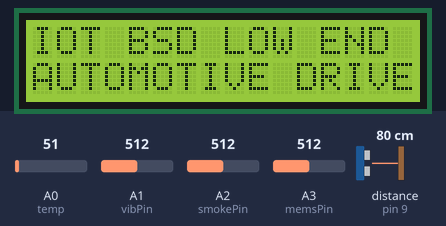
A sketch run on a simulated Arduino Leonardo, built with avr-gcc and run on an emulated ATmega32U4. Shown: 16×2 character LCD. Inputs (shaded band) come from the test bench; at power-on: A0 (temp) = 51, A1 (vibPin) = 512, A2 (smokePin) = 512, A3 (memsPin) = 512, distance to the obstacle (sensor on pin 9) 80 cm. The echo pulse lasts 58.3 µs per cm; WiFi joins after 1.5 s; servers stay silent unless stated; uploads are accepted with an empty reply; what the sketch prints to the serial monitor is not drawn.

Above: at 0.1 s.
At 2.6 s:
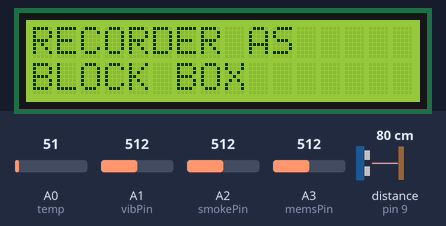
At 6.8 s:
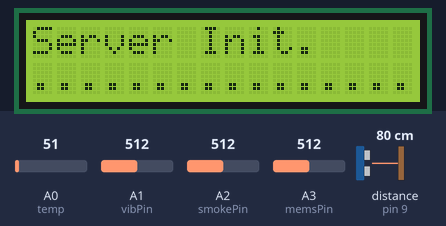
At 7.2 s:
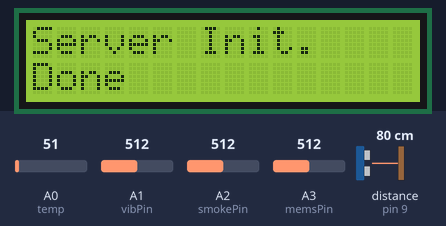
At 12.4 s:
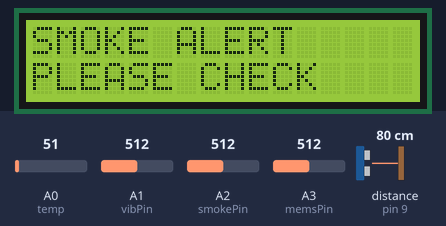
At 17.7 s:
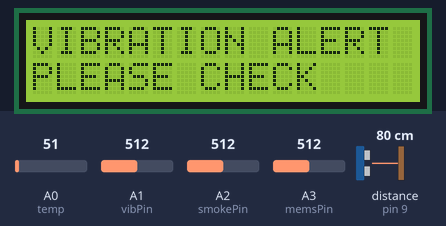

The sketch:

driver_block_box_scient.ino
```cpp
// http://projectsiot.xyz/IoTProjects/GreenHouse/upload.php?a=222&b=D&c=N&d=Y
// http://projectsiot.xyz/IoTProjects/GreenHouse/view.php


#include "WiFiEsp.h"
#include<String.h>
#include <LiquidCrystal.h>

// Emulate Serial1 on pins 6/7 if not present
#ifndef HAVE_HWSERIAL1
#include "SoftwareSerial.h"
SoftwareSerial Serial1(12, 13); // RX, TX
#endif

LiquidCrystal lcd (2,3,4,5,6,7);

#define temp A0
#define smokePin A2
#define vibPin A1
#define memsPin A3
#define trigPin 8
#define echoPin 9


long duration, distance,duration1,distance1;

float temp1=0.0;
unsigned temp2 = 0;
int smoke  = 0;
int mems = 0;
int vib = 0;

String S = "N";
String V = "N";
String M = "N";
String O = "N";


char ssid[] = "project12";            // your network SSID (name)
char pass[] = "project123456";        // your network password
int status = WL_IDLE_STATUS;     // the Wifi radio's status

char server[] = "projectsiot.xyz";

String A = "GET /IoTProjects/BlockBox/upload.php?a=";
String Z = " HTTP/1.1";
String iot = "\0";

// Initialize the Ethernet client object
WiFiEspClient client;

void setup()
{
  // initialize serial for debugging
  Serial.begin(9600);

  lcd.begin(16, 2);

pinMode(temp,INPUT);
pinMode(smokePin,INPUT);
pinMode(vibPin,INPUT);
pinMode(memsPin,INPUT);
pinMode(trigPin,OUTPUT);
pinMode(echoPin,INPUT);

 lcd.clear();
lcd.setCursor(0,0);
lcd.print("IOT BSD LOW END     ");
lcd.setCursor(0,1);
lcd.print("AUTOMOTIVE DRIVE");
delay(2500);

 lcd.clear();
lcd.setCursor(0,0);
lcd.print("RECORDER AS       ");
lcd.setCursor(0,1);
lcd.print("BLOCK BOX         ");
delay(2500);

  lcd.clear();
lcd.setCursor(0,0);
lcd.print(" CONNECTING  TO ");
lcd.setCursor(0,1);
lcd.print(ssid);
delay(200);

  // initialize serial for ESP module
  Serial1.begin(9600);
  // initialize ESP module
  WiFi.init(&Serial1);

  // check for the presence of the shield
  if (WiFi.status() == WL_NO_SHIELD) {
    Serial.println(F("WiFi shield not present"));
    // don't continue
    while (true);
  }

  // attempt to connect to WiFi network
  while ( status != WL_CONNECTED) {
    Serial.print(F("Attempting to connect to WPA SSID: "));
    Serial.println(ssid);
    // Connect to WPA/WPA2 network
    status = WiFi.begin(ssid, pass);
  }

  // you're connected now, so print out the data
  Serial.println(F("You're connected to the network"));

  lcd.clear();
lcd.setCursor(0,0);
lcd.print("Server Init.");
lcd.setCursor(0,1);
lcd.print("..................");
delay(100);
    Serial.println(F("sending data ---1 "));
    Serial.println(F("Starting connection to server..."));
    // if you get a connection, report back via serial
    if (client.connect(server, 80)) {
      Serial.println(F("Connected to server"));
      // Make a HTTP request
      client.println("GET /IoTProjects/BlockBox/upload.php?a=U&b=N&c=N HTTP/1.1");
      client.println("Host: projectsiot.xyz");
      client.println("Connection: close");
      client.println();
    }
    client.flush();
     client.stop();

  lcd.clear();
lcd.setCursor(0,0);
lcd.print("Server Init.");
lcd.setCursor(0,1);
lcd.print("Done");
  delay(5000);
Serial.println(F("PLEASE SHOW CARD "));
}

void loop()
{
S="N";
V="N";
M="N";
O="N";
digitalWrite(trigPin, LOW);
  delayMicroseconds(2);
  digitalWrite(trigPin, HIGH);
  delayMicroseconds(10);
  digitalWrite(trigPin, LOW);
  duration = pulseIn(echoPin, HIGH);
  distance = (duration/2) / 29.1;
delay(50);

 if(distance>220)
 {
  distance=220;
 }
Serial.println("distance = "+String(distance));


temp2 = analogRead(temp); //read data from analog pin A1.
float VV=temp2*(5/(1023.00)); //conversion of analog voltage to digital voltage.
  temp1=VV*100; //temperature in centigrade scale.

Serial.print("temperature is = "); Serial.println(temp1);
delay(50);

smoke = analogRead(smokePin);
delay(50);
vib = analogRead(vibPin);
delay(50);
mems = analogRead(memsPin);
delay(50);

Serial.println("smoke = "+String(smoke));
Serial.println("vib = "+String(vib));
Serial.println("mems = "+String(mems));


if (temp1 > 55)
{
Serial.println("temperature alert");
lcdstring(0,0,"                        ");
lcdstring(0,1,"                        ");

lcdstring(0,0,"TEMPERATURE ALERT     ");
lcdstring(0,1,"T: "+String(temp1));

delay(500);
}
if (distance < 10)
{
  O = "Y";
 Serial.println("OBSTACLE alert");
 lcdstring(0,0,"                        ");
lcdstring(0,1,"                        ");

lcdstring(0,0,"OBSTACLE ALERT     ");
lcdstring(0,1,"PLEASE CHECK     ");
  iot  = A + String(temp1) + "&b=" + S +"&c=" + V + "&d=" + M + "&e=" + O + Z;
  sndit();
delay(5000);
}
else
{
  O = "N";
}
 if (smoke > 300)
{
  S = "Y";
 Serial.println("smoke alert");
 lcdstring(0,0,"                        ");
lcdstring(0,1,"                        ");

lcdstring(0,0,"SMOKE ALERT     ");
lcdstring(0,1,"PLEASE CHECK     ");
  iot  = A + String(temp1) + "&b=" + S +"&c=" + V + "&d=" + M + "&e=" + O + Z;
  sndit();
delay(5000);
}

else
{
  S = "N";
}
 if (vib < 700)
{
  V = "Y";
  Serial.println("vibration alert");
lcdstring(0,0,"                        ");
lcdstring(0,1,"                        ");

lcdstring(0,0,"VIBRATION ALERT     ");
lcdstring(0,1,"PLEASE CHECK       ");

  iot  = A + String(temp1) + "&b=" + S +"&c=" + V + "&d=" + M + "&e=" + O + Z;
  sndit();
delay(5000);
}
else
{
  V = "N";
}
if (mems < 400)
{
  Serial.println("crash detected");
  M= "Y";
  lcdstring(0,0,"                        ");
lcdstring(0,1,"                        ");

lcdstring(0,0,"CRASH ALERT     ");
lcdstring(0,1,"PLEASE CHECK       ");

  iot  = A + String(temp1) + "&b=" + S +"&c=" + V + "&d=" + M + "&e=" + O + Z;
  sndit();
delay(5000);
}
else
{
  M = "N";
}

if ((temp1 < 55)&&(V == "N")&&(M == "N")&&(distance > 10))
{
  Serial.println("system is normal");

  lcd.clear();
  lcdstring(0,0,"T: "+String(temp1));
  lcdstring(9,0,"S: "+ String(S));
  lcdstring(0,1,"D: "+ String(distance));
  lcdstring(9,1,"C: "+ String(mems));
  delay(100);
  iot  = A + String(temp1) + "&b=" + S +"&c=" + V + "&d=" + M + "&e=" + O + Z;
  sndit();
}
else
{


  iot  = A + String(temp1) + "&b=" + S +"&c=" + V + "&d=" + M + "&e=" + O + Z;
  sndit();
}
}// loop

void sndit ()
{

  Serial.print(F("IOT = ")); Serial.println(iot);

  // if the server's disconnected, stop the client
  if (!client.connected()) {
    Serial.println(F("Disconnecting from server..."));
    client.stop();

    // do nothing forevermore
    //while (true);
  }
  client.stop();
  client.flush();

  for (int x = 0; x < 1; x++)
  {
    delay(10);
    Serial.println(x, DEC);
  }
  Serial.println(F("Starting connection to server..."));
  // if you get a connection, report back via serial
  if (client.connect(server, 80)) {
    Serial.println(F("Connected to server"));
    // Make a HTTP request

    client.println(iot);

    client.println("Host: projectsiot.xyz");
    client.println("Connection: close");
    client.println();
    iot = "\0";
  }

}
 void lcdstring (unsigned int a, unsigned int b, String data)
 {
  lcd.setCursor(a,b);
  lcd.print(data);
 }
```

Measured:
- what the display in image 1 shows lasts 2.5 s, from 2.6 s to 5.1 s
- what the display in image 3 shows lasts 5.3 s, from 7.1 s to 12.4 s
- what the display in image 5 shows lasts 5.8 s, from 17.7 s to 23.5 s
